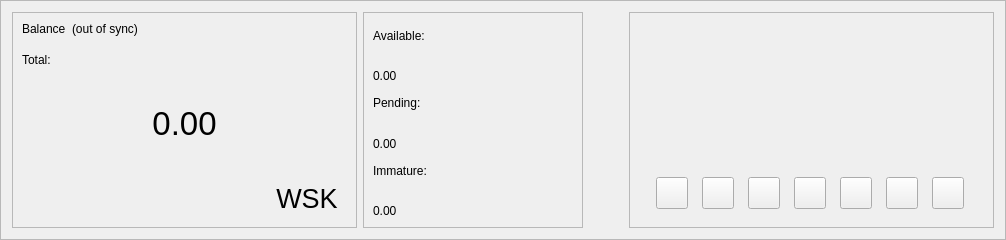
      <widget class="QFrame" name="frame_blue">
       <property name="enabled">
        <bool>true</bool>
       </property>
       <property name="sizePolicy">
        <sizepolicy hsizetype="Preferred" vsizetype="Preferred">
         <horstretch>0</horstretch>
         <verstretch>0</verstretch>
        </sizepolicy>
       </property>
       <property name="minimumSize">
        <size>
         <width>960</width>
         <height>220</height>
        </size>
       </property>
       <property name="maximumSize">
        <size>
         <width>16777215</width>
         <height>16777215</height>
        </size>
       </property>
       <property name="sizeIncrement">
        <size>
         <width>0</width>
         <height>0</height>
        </size>
       </property>
       <property name="baseSize">
        <size>
         <width>0</width>
         <height>500</height>
        </size>
       </property>
       <property name="frameShape">
        <enum>QFrame::StyledPanel</enum>
       </property>
       <property name="frameShadow">
        <enum>QFrame::Raised</enum>
       </property>
       <layout class="QHBoxLayout" name="horizontalLayout">
        <item>
         <widget class="QFrame" name="frame_blue_1">
          <property name="minimumSize">
           <size>
            <width>345</width>
            <height>200</height>
           </size>
          </property>
          <property name="maximumSize">
           <size>
            <width>16777215</width>
            <height>16777215</height>
           </size>
          </property>
          <property name="frameShape">
           <enum>QFrame::StyledPanel</enum>
          </property>
          <property name="frameShadow">
           <enum>QFrame::Raised</enum>
          </property>
          <layout class="QHBoxLayout" name="horizontalLayout_2">
           <item>
            <layout class="QVBoxLayout" name="verticalLayout">
             <item>
              <layout class="QHBoxLayout" name="horizontalLayout_3">
               <property name="spacing">
                <number>6</number>
               </property>
               <property name="sizeConstraint">
                <enum>QLayout::SetFixedSize</enum>
               </property>
               <item>
                <widget class="QLabel" name="label_5">
                 <property name="minimumSize">
                  <size>
                   <width>0</width>
                   <height>24</height>
                  </size>
                 </property>
                 <property name="maximumSize">
                  <size>
                   <width>16777215</width>
                   <height>24</height>
                  </size>
                 </property>
                 <property name="text">
                  <string>Balance</string>
                 </property>
                 <property name="alignment">
                  <set>Qt::AlignLeading|Qt::AlignLeft|Qt::AlignTop</set>
                 </property>
                </widget>
               </item>
               <item>
                <widget class="QLabel" name="labelWalletStatus">
                 <property name="minimumSize">
                  <size>
                   <width>0</width>
                   <height>24</height>
                  </size>
                 </property>
                 <property name="maximumSize">
                  <size>
                   <width>16777215</width>
                   <height>24</height>
                  </size>
                 </property>
                 <property name="text">
                  <string>(out of sync)</string>
                 </property>
                 <property name="alignment">
                  <set>Qt::AlignLeading|Qt::AlignLeft|Qt::AlignTop</set>
                 </property>
                </widget>
               </item>
               <item>
                <spacer name="horizontalSpacer">
                 <property name="orientation">
                  <enum>Qt::Horizontal</enum>
                 </property>
                 <property name="sizeHint" stdset="0">
                  <size>
                   <width>40</width>
                   <height>20</height>
                  </size>
                 </property>
                </spacer>
               </item>
              </layout>
             </item>
             <item>
              <widget class="QLabel" name="labelTotalText">
               <property name="maximumSize">
                <size>
                 <width>16777215</width>
                 <height>15</height>
                </size>
               </property>
               <property name="text">
                <string>Total:</string>
               </property>
              </widget>
             </item>
             <item>
              <widget class="QLabel" name="labelTotal">
               <property name="sizePolicy">
                <sizepolicy hsizetype="Preferred" vsizetype="Preferred">
                 <horstretch>0</horstretch>
                 <verstretch>0</verstretch>
                </sizepolicy>
               </property>
               <property name="minimumSize">
                <size>
                 <width>0</width>
                 <height>100</height>
                </size>
               </property>
               <property name="maximumSize">
                <size>
                 <width>16777215</width>
                 <height>100</height>
                </size>
               </property>
               <property name="font">
                <font>
                 <pointsize>25</pointsize>
                 <weight>50</weight>
                 <bold>false</bold>
                </font>
               </property>
               <property name="mouseTracking">
                <bool>false</bool>
               </property>
               <property name="text">
                <string>0.00</string>
               </property>
               <property name="alignment">
                <set>Qt::AlignCenter</set>
               </property>
              </widget>
             </item>
             <item>
              <layout class="QHBoxLayout" name="horizontalLayout_11">
               <item>
                <spacer name="horizontalSpacer_8">
                 <property name="orientation">
                  <enum>Qt::Horizontal</enum>
                 </property>
                 <property name="sizeHint" stdset="0">
                  <size>
                   <width>40</width>
                   <height>20</height>
                  </size>
                 </property>
                </spacer>
               </item>
               <item>
                <widget class="QPushButton" name="blabel_wastake">
                 <property name="font">
                  <font>
                   <pointsize>20</pointsize>
                   <italic>false</italic>
                   <kerning>true</kerning>
                  </font>
                 </property>
                 <property name="cursor">
                  <cursorShape>PointingHandCursor</cursorShape>
                 </property>
                 <property name="text">
                  <string>WSK</string>
                 </property>
                 <property name="flat">
                  <bool>true</bool>
                 </property>
                </widget>
               </item>
              </layout>
             </item>
            </layout>
           </item>
          </layout>
         </widget>
        </item>
        <item>
         <widget class="QFrame" name="frame_blue_2">
          <property name="minimumSize">
           <size>
            <width>220</width>
            <height>200</height>
           </size>
          </property>
          <property name="maximumSize">
           <size>
            <width>16777215</width>
            <height>16777215</height>
           </size>
          </property>
          <property name="frameShape">
           <enum>QFrame::StyledPanel</enum>
          </property>
          <property name="frameShadow">
           <enum>QFrame::Raised</enum>
          </property>
          <layout class="QVBoxLayout" name="verticalLayout_3">
           <item>
            <layout class="QVBoxLayout" name="verticalLayout_2">
             <item>
              <widget class="QLabel" name="labelBalanceText">
               <property name="text">
                <string>Available:</string>
               </property>
              </widget>
             </item>
             <item>
              <layout class="QHBoxLayout" name="horizontalLayout_4">
               <item>
                <widget class="QLabel" name="labelBalance">
                 <property name="text">
                  <string>0.00</string>
                 </property>
                 <property name="alignment">
                  <set>Qt::AlignBottom|Qt::AlignLeading|Qt::AlignLeft</set>
                 </property>
                </widget>
               </item>
               <item>
                <spacer name="horizontalSpacer_3">
                 <property name="orientation">
                  <enum>Qt::Horizontal</enum>
                 </property>
                 <property name="sizeHint" stdset="0">
                  <size>
                   <width>40</width>
                   <height>20</height>
                  </size>
                 </property>
                </spacer>
               </item>
              </layout>
             </item>
             <item>
              <widget class="QLabel" name="labelPendingText">
               <property name="text">
                <string>Pending:</string>
               </property>
              </widget>
             </item>
             <item>
              <layout class="QHBoxLayout" name="horizontalLayout_5">
               <item>
                <widget class="QLabel" name="labelUnconfirmed">
                 <property name="text">
                  <string>0.00</string>
                 </property>
                 <property name="alignment">
                  <set>Qt::AlignBottom|Qt::AlignLeading|Qt::AlignLeft</set>
                 </property>
                </widget>
               </item>
               <item>
                <spacer name="horizontalSpacer_4">
                 <property name="orientation">
                  <enum>Qt::Horizontal</enum>
                 </property>
                 <property name="sizeHint" stdset="0">
                  <size>
                   <width>40</width>
                   <height>20</height>
                  </size>
                 </property>
                </spacer>
               </item>
              </layout>
             </item>
             <item>
              <widget class="QLabel" name="labelImmatureText">
               <property name="text">
                <string>Immature:</string>
               </property>
              </widget>
             </item>
             <item>
              <layout class="QHBoxLayout" name="horizontalLayout_6">
               <item>
                <widget class="QLabel" name="labelImmature">
                 <property name="text">
                  <string>0.00</string>
                 </property>
                 <property name="alignment">
                  <set>Qt::AlignBottom|Qt::AlignLeading|Qt::AlignLeft</set>
                 </property>
                </widget>
               </item>
               <item>
                <spacer name="horizontalSpacer_5">
                 <property name="orientation">
                  <enum>Qt::Horizontal</enum>
                 </property>
                 <property name="sizeHint" stdset="0">
                  <size>
                   <width>40</width>
                   <height>20</height>
                  </size>
                 </property>
                </spacer>
               </item>
              </layout>
             </item>
            </layout>
           </item>
          </layout>
         </widget>
        </item>
        <item>
         <spacer name="horizontalSpacer_9">
          <property name="orientation">
           <enum>Qt::Horizontal</enum>
          </property>
          <property name="sizeHint" stdset="0">
           <size>
            <width>40</width>
            <height>20</height>
           </size>
          </property>
         </spacer>
        </item>
        <item>
         <widget class="QFrame" name="frame_blue_3">
          <property name="minimumSize">
           <size>
            <width>345</width>
            <height>200</height>
           </size>
          </property>
          <property name="maximumSize">
           <size>
            <width>16777215</width>
            <height>16777215</height>
           </size>
          </property>
          <property name="frameShape">
           <enum>QFrame::StyledPanel</enum>
          </property>
          <property name="frameShadow">
           <enum>QFrame::Raised</enum>
          </property>
          <layout class="QVBoxLayout" name="verticalLayout_5">
           <item>
            <widget class="QFrame" name="frame_logo_horizontal">
             <property name="minimumSize">
              <size>
               <width>345</width>
               <height>140</height>
              </size>
             </property>
            </widget>
           </item>
           <item>
            <widget class="QFrame" name="button_logo_horizontal">
             <property name="minimumSize">
              <size>
               <width>345</width>
               <height>50</height>
              </size>
             </property>
             <layout class="QHBoxLayout" name="horizontalLayout_10">
              <item>
               <widget class="QPushButton" name="pushButton_Website">
                <property name="minimumSize">
                 <size>
                  <width>32</width>
                  <height>32</height>
                 </size>
                </property>
                <property name="maximumSize">
                 <size>
                  <width>32</width>
                  <height>32</height>
                 </size>
                </property>
                <property name="icon">
                 <iconset>
                  <normaloff>:/icons/website</normaloff>:/icons/website</iconset>
                </property>
                <property name="iconSize">
                 <size>
                  <width>32</width>
                  <height>32</height>
                 </size>
                </property>
               </widget>
              </item>
              <item>
               <widget class="QPushButton" name="pushButton_Discord">
                <property name="minimumSize">
                 <size>
                  <width>32</width>
                  <height>32</height>
                 </size>
                </property>
                <property name="maximumSize">
                 <size>
                  <width>32</width>
                  <height>32</height>
                 </size>
                </property>
                <property name="icon">
                 <iconset>
                  <normaloff>:/icons/discord</normaloff>:/icons/discord</iconset>
                </property>
                <property name="iconSize">
                 <size>
                  <width>32</width>
                  <height>32</height>
                 </size>
                </property>
               </widget>
              </item>
              <item>
               <widget class="QPushButton" name="pushButton_Telegram">
                <property name="minimumSize">
                 <size>
                  <width>32</width>
                  <height>32</height>
                 </size>
                </property>
                <property name="maximumSize">
                 <size>
                  <width>32</width>
                  <height>32</height>
                 </size>
                </property>
                <property name="icon">
                 <iconset>
                  <normaloff>:/icons/telegram</normaloff>:/icons/telegram</iconset>
                </property>
                <property name="iconSize">
                 <size>
                  <width>32</width>
                  <height>32</height>
                 </size>
                </property>
               </widget>
              </item>
              <item>
               <widget class="QPushButton" name="pushButton_Twitter">
                <property name="minimumSize">
                 <size>
                  <width>32</width>
                  <height>32</height>
                 </size>
                </property>
                <property name="maximumSize">
                 <size>
                  <width>32</width>
                  <height>32</height>
                 </size>
                </property>
                <property name="icon">
                 <iconset>
                  <normaloff>:/icons/twitter</normaloff>:/icons/twitter</iconset>
                </property>
                <property name="iconSize">
                 <size>
                  <width>32</width>
                  <height>32</height>
                 </size>
                </property>
               </widget>
              </item>
              <item>
               <widget class="QPushButton" name="pushButton_Reddit">
                <property name="minimumSize">
                 <size>
                  <width>32</width>
                  <height>32</height>
                 </size>
                </property>
                <property name="maximumSize">
                 <size>
                  <width>32</width>
                  <height>32</height>
                 </size>
                </property>
                <property name="icon">
                 <iconset>
                  <normaloff>:/icons/reddit</normaloff>:/icons/reddit</iconset>
                </property>
                <property name="iconSize">
                 <size>
                  <width>32</width>
                  <height>32</height>
                 </size>
                </property>
               </widget>
              </item>
              <item>
               <widget class="QPushButton" name="pushButton_Medium">
                <property name="minimumSize">
                 <size>
                  <width>32</width>
                  <height>32</height>
                 </size>
                </property>
                <property name="maximumSize">
                 <size>
                  <width>32</width>
                  <height>32</height>
                 </size>
                </property>
                <property name="icon">
                 <iconset>
                  <normaloff>:/icons/medium</normaloff>:/icons/medium</iconset>
                </property>
                <property name="iconSize">
                 <size>
                  <width>32</width>
                  <height>32</height>
                 </size>
                </property>
               </widget>
              </item>
              <item>
               <widget class="QPushButton" name="pushButton_Explorer">
                <property name="minimumSize">
                 <size>
                  <width>32</width>
                  <height>32</height>
                 </size>
                </property>
                <property name="maximumSize">
                 <size>
                  <width>32</width>
                  <height>32</height>
                 </size>
                </property>
                <property name="icon">
                 <iconset>
                  <normaloff>:/icons/explorer</normaloff>:/icons/explorer</iconset>
                </property>
                <property name="iconSize">
                 <size>
                  <width>32</width>
                  <height>32</height>
                 </size>
                </property>
               </widget>
              </item>
             </layout>
            </widget>
           </item>
          </layout>
         </widget>
        </item>
       </layout>
      </widget>
